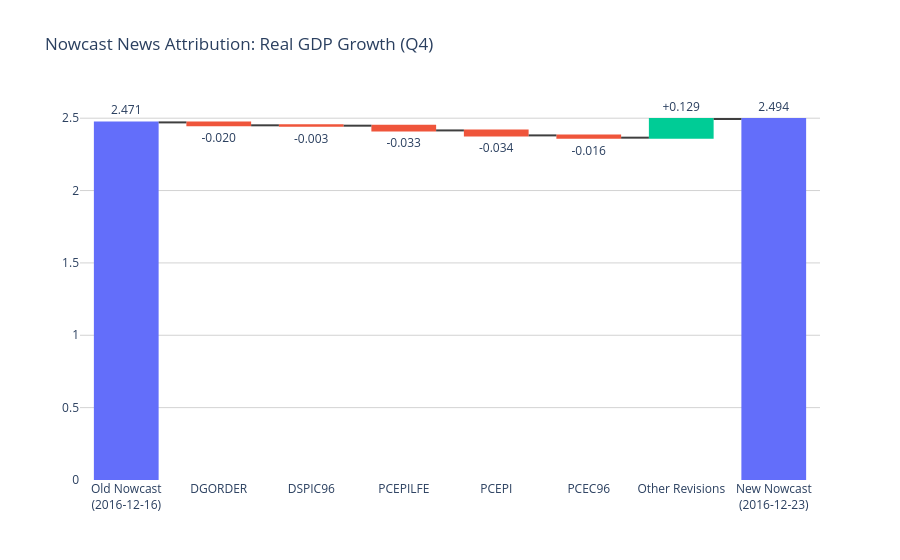

The cell this chart's notebook holds for it:
### Markdown cell above
### 3. Generate Plotly Waterfall Visualization

### Code cell
fig = plot_news_waterfall(
    news_table=real_impacts, 
    y_old=y_old, 
    y_new=y_new,
    vintage_old=vintage_old,
    vintage_new=vintage_new,
    target_series="Real GDP Growth (Q4)"
)

fig.show()

### Figure 1 — Plotly figure (JSON) as saved in the notebook; plotly's stock layout.template omitted (floating-point values rounded to 4 significant figures)
{"data": [{"connector": {"line": {"color": "rgb(63, 63, 63)"}}, "decreasing": {"marker": {"color": "#EF553B"}}, "increasing": {"marker": {"color": "#00CC96"}}, "measure": ["absolute", "relative", "relative", "relative", "relative", "relative", "relative", "total"], "name": "News", "orientation": "v", "text": ["2.471", "-0.020", "-0.003", "-0.033", "-0.034", "-0.016", "+0.129", "2.494"], "textposition": "outside", "totals": {"marker": {"color": "#636EFA"}}, "type": "waterfall", "x": ["Old Nowcast<br>(2016-12-16)", "DGORDER", "DSPIC96", "PCEPILFE", "PCEPI", "PCEC96", "Other Revisions", "New Nowcast<br>(2016-12-23)"], "y": [2.471, -0.02009, -0.002556, -0.03274, -0.03436, -0.01576, 0.129, 2.494]}], "layout": {"paper_bgcolor": "white", "plot_bgcolor": "white", "showlegend": false, "title": {"text": "Nowcast News Attribution: Real GDP Growth (Q4)"}, "waterfallgap": 0.3, "yaxis": {"gridcolor": "LightGray", "gridwidth": 1, "showgrid": true}}}
